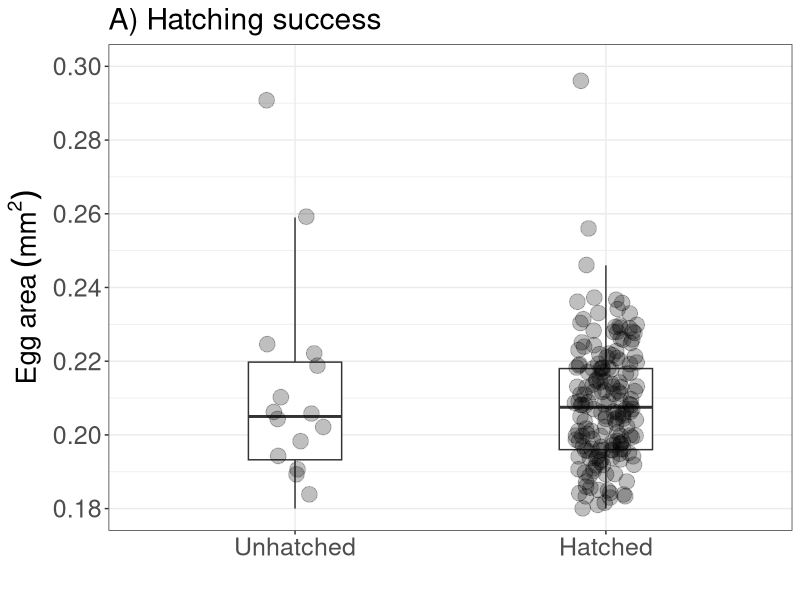
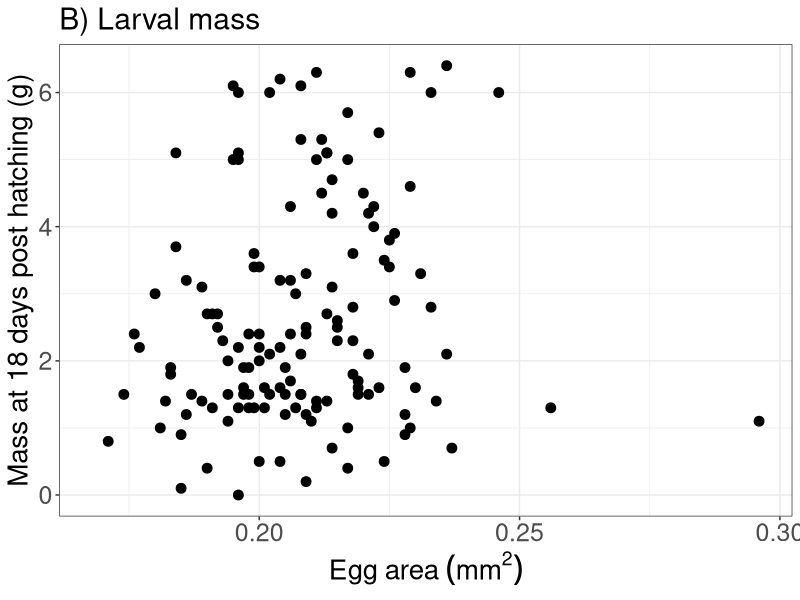
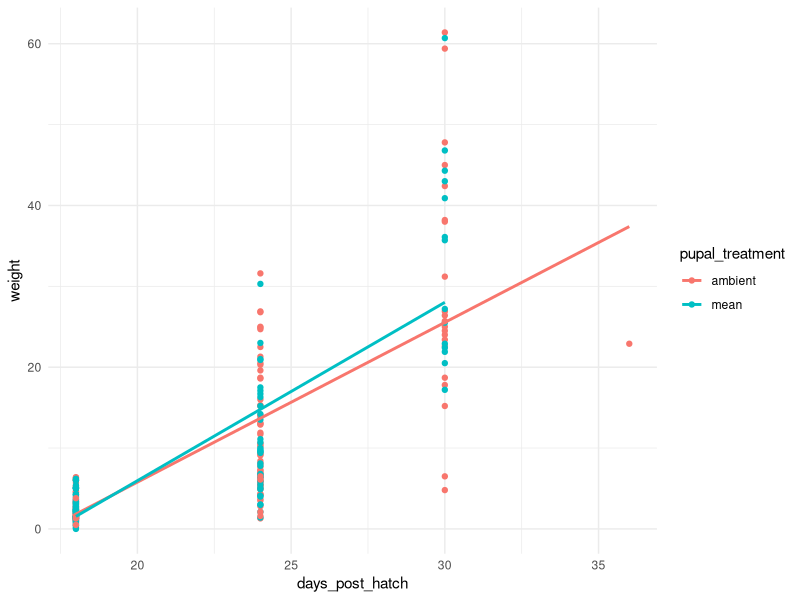
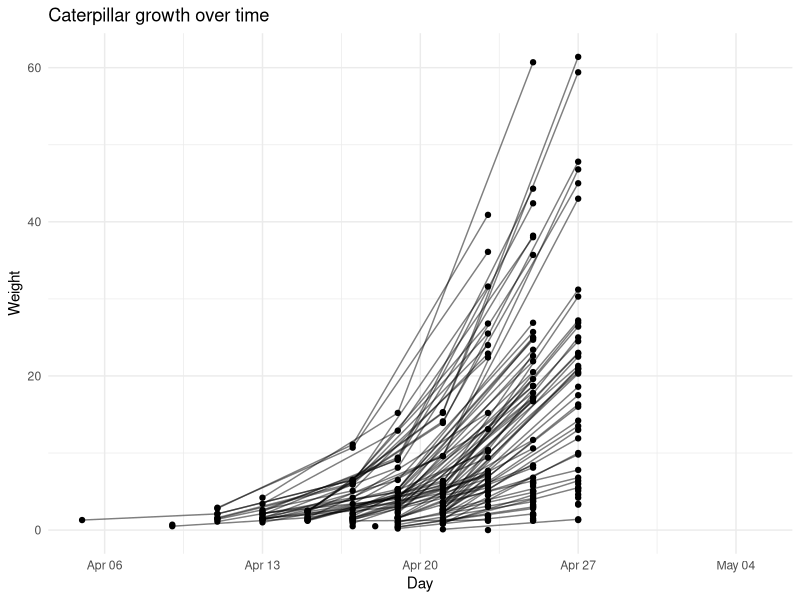
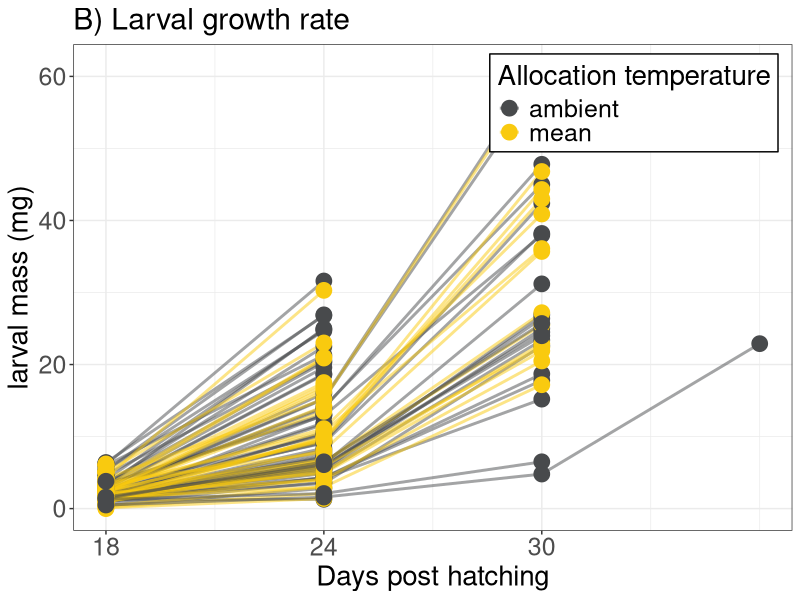
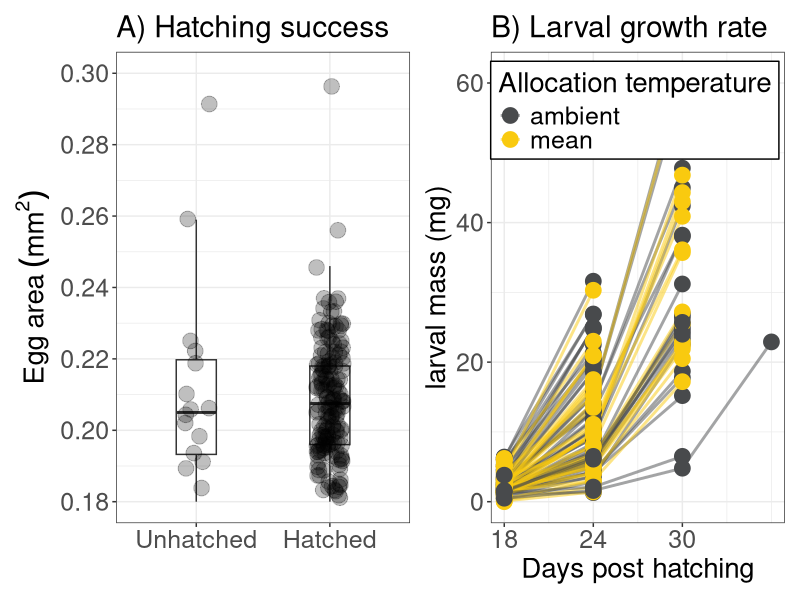

These charts were generated, in order, by the following R code:
## ---- chunk 1
library(here)
library(tidyverse)
library(ggplot2)
library(lmerTest)
library(patchwork)
## ---- chunk 2
caterpillar_data <- read.csv(here("data", "clean data", "caterpillar_data.csv"))

#caterpillar_data <- caterpillar_data %>%
  #filter(!is.na(hatch_date)) 

caterpillar_data$pupal_treatment <- as.factor(caterpillar_data$pupal_treatment)
caterpillar_data$hatch_date <- as.Date(caterpillar_data$hatch_date)
caterpillar_data$weight_1 <- as.numeric(caterpillar_data$weight_1)
caterpillar_data$weight_2 <- as.numeric(caterpillar_data$weight_2)

#turn all weights into mg
caterpillar_data$weight_1 <- caterpillar_data$weight_1 * 1000
caterpillar_data$weight_2 <- caterpillar_data$weight_2 * 1000
caterpillar_data$weight3 <- caterpillar_data$weight3 * 1000
caterpillar_data$weight4 <- caterpillar_data$weight4 * 1000
caterpillar_data$weight_5 <- caterpillar_data$weight_5 * 1000

## ---- chunk 3

caterpillar_data <- caterpillar_data %>%
  filter(!is.na(hatched))
  
#how many caterpillars hatches overall
caterpillar_data %>%
  filter(hatched == 1)

hatching_plot <- ggplot(caterpillar_data, aes(x = factor(hatched, labels = c("Unhatched", "Hatched")), y = size_01)) +
  geom_boxplot(width = 0.3, outlier.shape = NA) +
  geom_jitter(width = 0.1, alpha = 0.25, size = 5) +
  #scale_colour_manual(values = temp_cols) +
  labs(x = "", y = expression(Egg~area~(mm^2)), title = "A) Hatching success", colour = "Allocation temperature") +
  theme_bw() +
  scale_y_continuous(
    breaks = seq(0.18, 0.30, by = 0.02),
    limits = c(0.18, 0.30)) +
    theme(
    text = element_text(size = 18),            # increases all text
    axis.title = element_text(size = 20),      # axis titles bigger
    axis.text = element_text(size = 18),       # axis tick labels bigger
    legend.text = element_text(size = 18),     # legend text bigger
    legend.title = element_text(size = 20),
    #legend.position = c(0.98, 0.9),   # top-right inside
  #legend.justification = c(1, 1),     # anchor legend box to its top-right corner
  #legend.background = element_rect(fill = "white", colour = "black")  # optional: improve visibility
    )

hatching_plot

#ggsave(
#  here("figures", "hatching success.png"),
#  plot = hatching_plot,
#  width = 10,
#  height = 5,
# dpi = 300
#)



## ---- chunk 4

caterpillar_size <- ggplot(caterpillar_data, aes(x = size_01, y = weight_1)) +
  geom_point(size = 3) +
  labs(y = "Mass at 18 days post hatching (g)", x = expression(Egg~area~(mm^2)), title = "B) Larval mass") +
  theme_bw() +
    theme(
    text = element_text(size = 18),            # increases all text
    axis.title = element_text(size = 20),      # axis titles bigger
    axis.text = element_text(size = 18),       # axis tick labels bigger
    legend.text = element_text(size = 18),     # legend text bigger
    legend.title = element_text(size = 20)
    )

caterpillar_size


## ---- chunk 5
#to plot the weight of each caterpillar over time, I need to turn the data into long format

names(caterpillar_data) <- names(caterpillar_data) %>%
  gsub("^weight([0-9]+)$", "weight_\\1", .)

long_data <- caterpillar_data %>%
  mutate(id = row_number()) %>%
  pivot_longer(
    cols = matches("^(weight|weighday)_\\d+$"),
    names_to = c(".value", "time"),
    names_pattern = "(weight|weighday)_(\\d+)"
  )

long_data$weighday <- as.Date(long_data$weighday)

long_data <- long_data %>%
  mutate(days_post_hatch = as.numeric(weighday - hatch_date)) %>%
  filter(!is.na("weight"))
## ---- chunk 6
ggplot(long_data, aes(days_post_hatch, weight, colour = pupal_treatment)) +
  geom_point() +
  geom_smooth(method = "lm", se = FALSE) +
  theme_minimal()

temp_cols <- c(
  ambient = "#484A4C",
  cool    = "#76C0CC",
  mean    = "#F9CA0F",
  warm    = "#E87A36",
  hot     = "#AF0808")




ggplot(long_data, aes(x = weighday, y = weight, group = id)) +
  geom_line(alpha = 0.5) +
  geom_point() +
  labs(x = "Day", y = "Weight", title = "Caterpillar growth over time") +
  theme_minimal()

growth_rate <- ggplot(long_data, aes(x = days_post_hatch, y = weight, group = id, colour = pupal_treatment)) +
  geom_line(alpha = 0.5, size = 1) +
  geom_point(size = 5) +
  scale_x_continuous(breaks = c(18, 24, 30)) +
  labs(x = "Days post hatching", y = "larval mass (mg)",
       title = "B) Larval growth rate", colour = "Allocation temperature") +
  scale_color_manual(values = temp_cols) +
  theme_bw() +
    theme(
    text = element_text(size = 18),            # increases all text
    axis.title = element_text(size = 20),      # axis titles bigger
    axis.text = element_text(size = 18),       # axis tick labels bigger
    legend.text = element_text(size = 18),     # legend text bigger
    legend.title = element_text(size = 20),
    legend.position = c(0.98, 0.98),   # top-right inside
  legend.justification = c(1, 1),     # anchor legend box to its top-right corner
  legend.background = element_rect(fill = "white", colour = "black")  # optional: improve visibility
    )
growth_rate


caterpillar_plot <-  hatching_plot + growth_rate

ggsave(
  here("figures", "caterpillar plot.png"),
  plot = caterpillar_plot,
  width = 20,
  height = 10,
  dpi = 300
)
